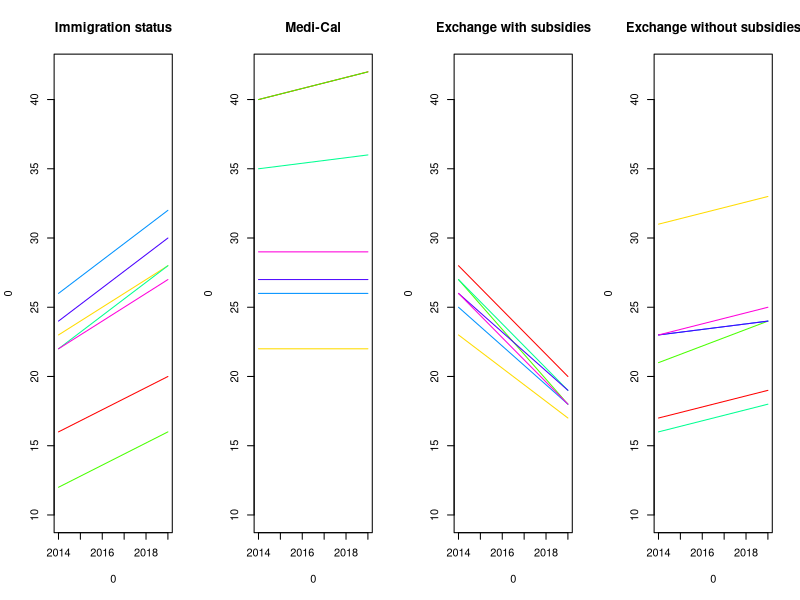

R code for this plot:
setwd("~/dataviz-fall-2013/insured-uninsured")

library(stringr)
library("RColorBrewer")


unins <- read.csv("data/remaining uninsured_enhanced.csv", stringsAsFactors=F)

unins$region <- as.character(unins$region)

#this removes empty white space
unins$region <- str_trim(unins$region)

#reshape my data to make slope graphing easier later
unins <- reshape(unins,timevar="year",idvar="region",direction="wide")

#rename my rows
rownames(unins) <- unins$region

# abbreviate region name
unins$region[unins$region=="Northern California and Sierra Counties"] <- "NorCal & Sierra"                  

####This is where the slopegraph code begins###



# slopeGraph <- function(unins,variable,color="Spectral",alpha=1){
	
	# columns <- paste(variable,c(2014,2019),sep=".")
	
	# if(is.null(ylim)) ylim<-range(unins[,columns])
	
	# col <- brewer.pal(n=nrow(unins),name=color)
	# col <- adjustcolor(col,alpha=alpha)
	# axis(1,at=c(1,2),labels=c("2014","2019"))
	# axis(2,at= seq(min(unins[,columns]),max(unins[,columns]),length.out=nrow(unins)))
	# lapply(1:nrow(unins),function(i){
	# 	lines(1:2,unins[i,columns],col=col[i],lwd=5)
	# 	})
# }


my_y_limit <- c(10,42)

col_names <- c("percent.immigration.status", "percent.Medi.Cal", "percent.exchange.with.subsidies", "percent.exchange.without.subsidies")
col_names_nice <- c("Immigration status", "Medi-Cal", "Exchange with subsidies", "Exchange without subsidies")

plot_slope_graph <- function(col_name) {


	print(col_name)

	#the field I want
	field_name <- col_name

	idx <- which(col_names == col_name)
	nice <- col_names_nice[idx]

	#the column names I want.
	columns_I_want <- c("region", paste(field_name,c(2014,2019),sep=".") )

	# data at these columns
	df <- unins[,columns_I_want]


	#start a new plot
	plot(0,0,xlim=c(2014,2019),ylim=my_y_limit,type="n", main=nice)

	#vector of 7 colors
	cols <- rainbow(7)
	for (i in 1:nrow(df)) {
		v_2014 <- df[i,2]
		v_2019 <- df[i,3]
		# segments(2014, v_2014, 2019, v_2019)
		lines(c(2014,2019), c(v_2014, v_2019), col=cols[i])
	}

}


all_fields <- c("percent.immigration.status", "percent.Medi.Cal", "percent.exchange.with.subsidies", "percent.exchange.without.subsidies")


par(mfrow=c(1,4))

for (i in all_fields) {
	plot_slope_graph(i)
}





	
# slopeGraph(unins,variable="immigration.status",alpha=1,where=c(1,280000))
# slopeGraph(unins,variable="percent.immigration.status",alpha=1,where="topleft",ylim=c(12,34))

# slopeGraph(unins,variable="percent.Medi.Cal",alpha=1,where=c(15,35.5))
# slopeGraph(unins,variable="Medi.Cal",alpha=1,where=c(15,350000.5))